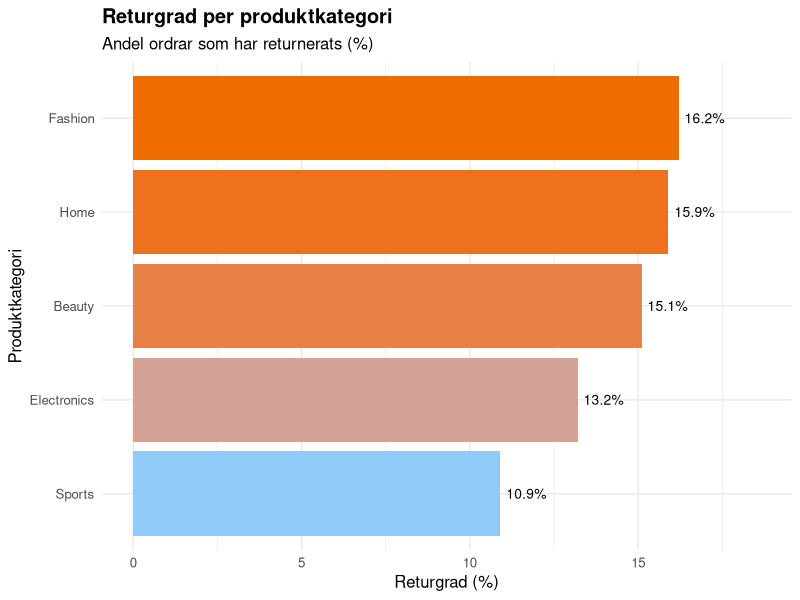
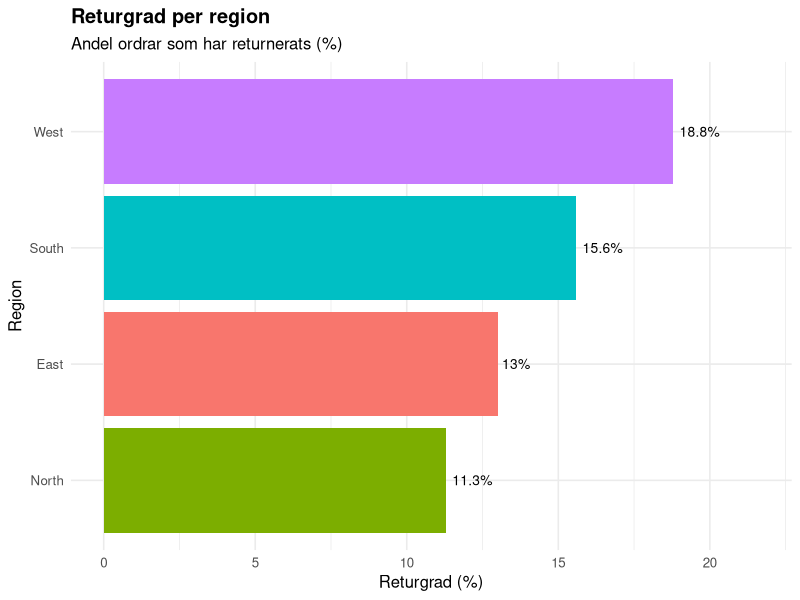
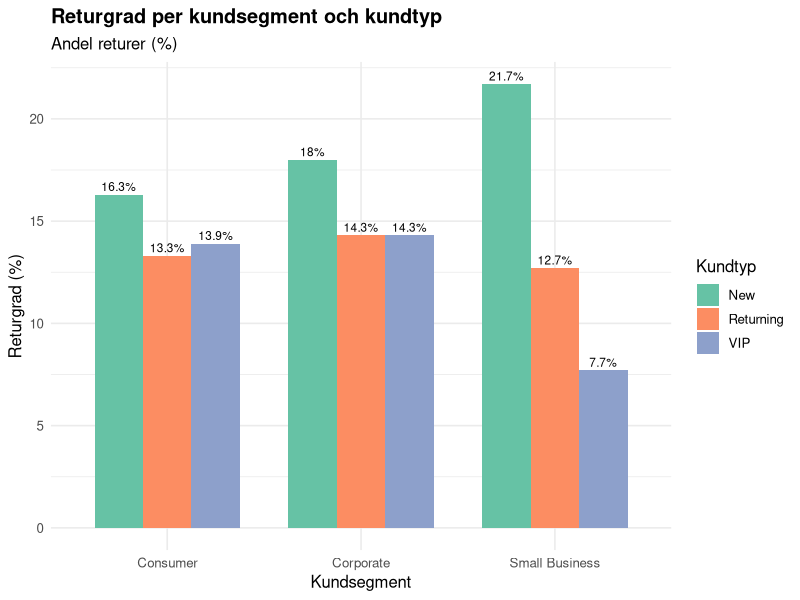
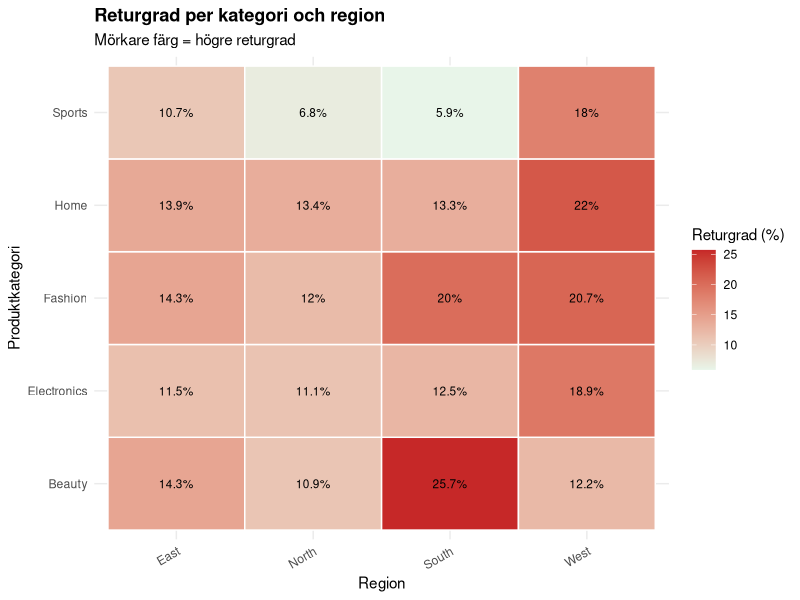
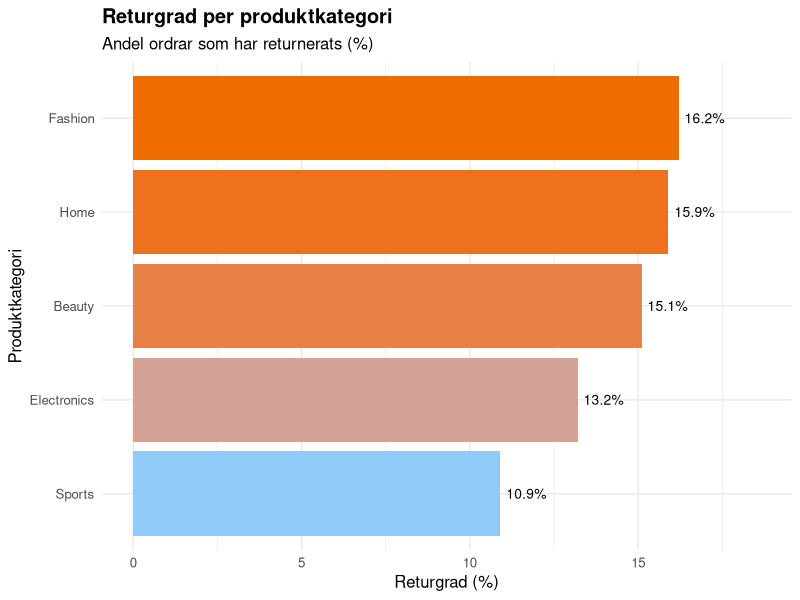
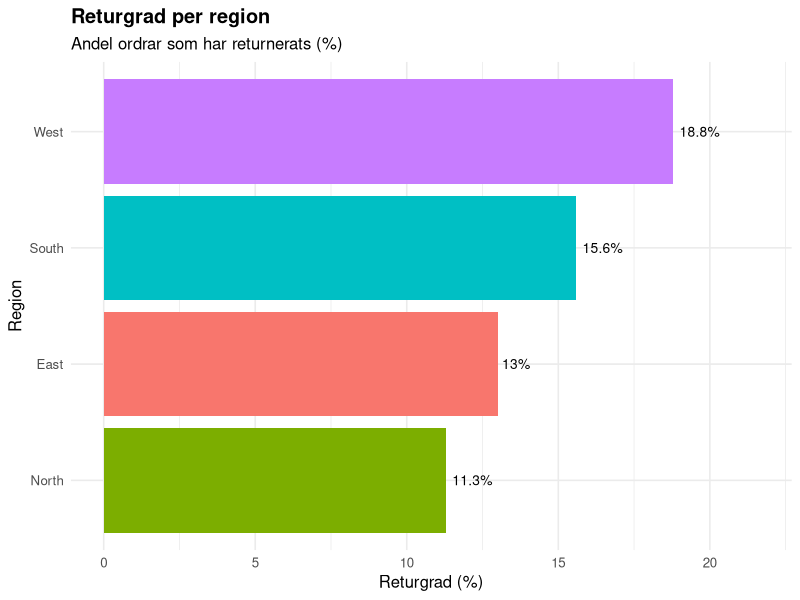
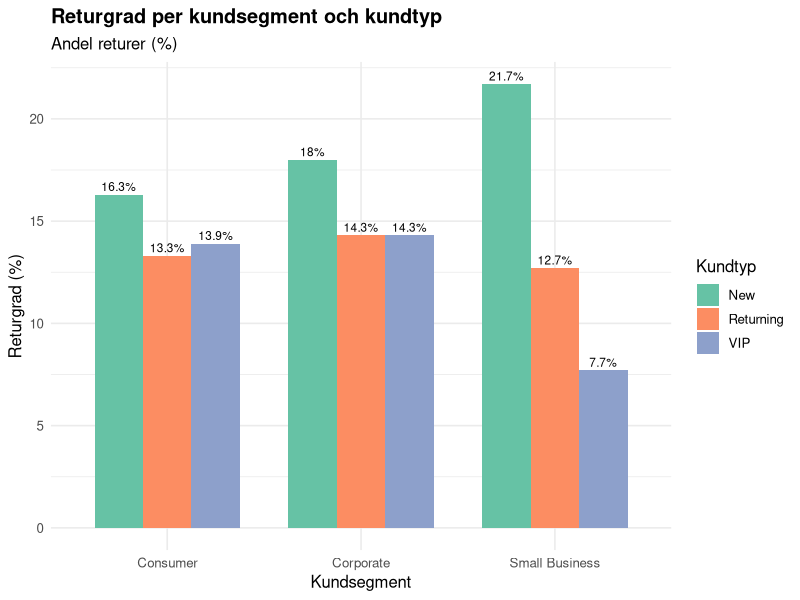
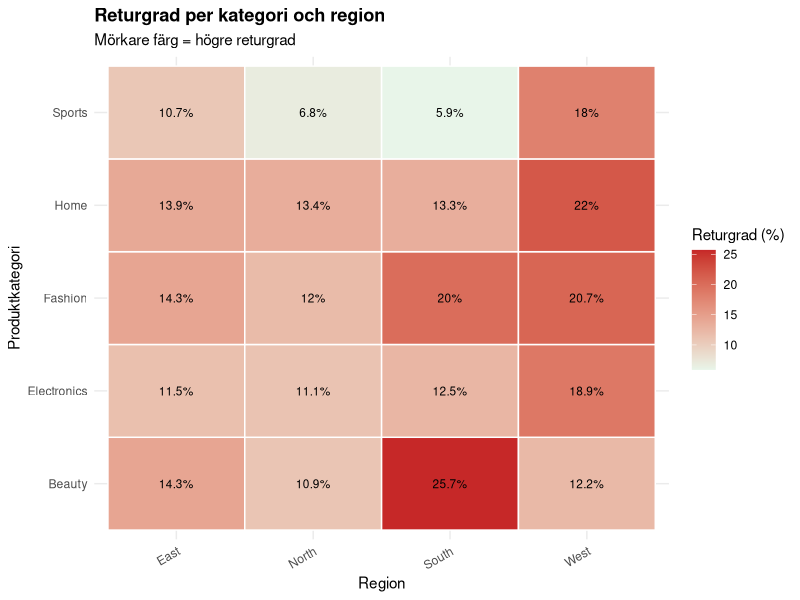

These figures' R source, in order:
# ==========================================
# 04_analys_returgrad_mellan_grupper.R
# Analys av returgrad mellan olika grupper
# Fråga: Hur skiljer sig returgrad mellan
# kategorier, regioner och kundgrupper?
# ==========================================

# Paket
library(readr)
library(dplyr)
library(ggplot2)
library(stringr)
#
# Läs in den städade datan
data_analys <- read_csv("data/bearbetad/ecommerce_orders_stadad.csv", show_col_types = FALSE)

# Skapa mapp för figurer om den inte finns
dir.create("resultat/figurer", recursive = TRUE, showWarnings = FALSE)

cat("----- Analys: returgrad mellan grupper -----\n")
cat("Antal rader i datat:", nrow(data_analys), "\n\n")

# ==================================================
# 1. Returgrad per produktkategori
# ==================================================
cat("--- 1. Returgrad per produktkategori ---\n")

returgrad_kategori <- data_analys %>%
  group_by(product_category) %>%
  summarise(
    antal_ordrar = n(),
    antal_returer = sum(retur_binart, na.rm = TRUE),
    returgrad_pct = round(mean(retur_binart, na.rm = TRUE) * 100, 1),
    .groups = "drop"
  ) %>%
  arrange(desc(returgrad_pct))

print(returgrad_kategori)

fig1 <- ggplot(returgrad_kategori,
               aes(x = reorder(product_category, returgrad_pct),
                   y = returgrad_pct,
                   fill = returgrad_pct)) +
  geom_col(show.legend = FALSE) +
  geom_text(aes(label = paste0(returgrad_pct, "%")),
            hjust = -0.15, size = 3.5) +
  coord_flip() +
  scale_fill_gradient(low = "#90caf9", high = "#ef6c00") +
  scale_y_continuous(limits = c(0, max(returgrad_kategori$returgrad_pct) * 1.15)) +
  labs(
    title = "Returgrad per produktkategori",
    subtitle = "Andel ordrar som har returnerats (%)",
    x = "Produktkategori",
    y = "Returgrad (%)"
  ) +
  theme_minimal(base_size = 12) +
  theme(
    plot.title = element_text(face = "bold")
  )

print(fig1)

ggsave("resultat/figurer/fig1_returgrad_kategori.png",
       plot = fig1, width = 8, height = 5, dpi = 150)

cat("Figur 1 sparad i resultat/figurer.\n\n")

cat("TOLKNING figur 1:\n")
cat("Kategorin med högst returgrad är:",
    returgrad_kategori$product_category[1],
    "(", returgrad_kategori$returgrad_pct[1], "%).\n")

cat("Kategorin med lägst returgrad är:",
    tail(returgrad_kategori$product_category, 1),
    "(", tail(returgrad_kategori$returgrad_pct, 1), "%).\n\n")


# ==================================================
# 2. Returgrad per region
# ==================================================
cat("--- 2. Returgrad per region ---\n")

returgrad_region <- data_analys %>%
  group_by(region) %>%
  summarise(
    antal_ordrar = n(),
    antal_returer = sum(retur_binart, na.rm = TRUE),
    returgrad_pct = round(mean(retur_binart, na.rm = TRUE) * 100, 1),
    .groups = "drop"
  ) %>%
  arrange(desc(returgrad_pct))

print(returgrad_region)

fig2 <- ggplot(returgrad_region,
               aes(x = reorder(region, returgrad_pct),
                   y = returgrad_pct,
                   fill = region)) +
  geom_col(show.legend = FALSE) +
  geom_text(aes(label = paste0(returgrad_pct, "%")),
            hjust = -0.15, size = 3.5) +
  coord_flip() +
  scale_y_continuous(limits = c(0, max(returgrad_region$returgrad_pct) * 1.15)) +
  labs(
    title = "Returgrad per region",
    subtitle = "Andel ordrar som har returnerats (%)",
    x = "Region",
    y = "Returgrad (%)"
  ) +
  theme_minimal(base_size = 12) +
  theme(
    plot.title = element_text(face = "bold")
  )

print(fig2)

ggsave("resultat/figurer/fig2_returgrad_region.png",
       plot = fig2, width = 7, height = 4, dpi = 150)

cat("Figur 2 sparad i resultat/figurer.\n\n")

cat("TOLKNING figur 2:\n")
cat("Regionen med högst returgrad är:",
    returgrad_region$region[1],
    "(", returgrad_region$returgrad_pct[1], "%).\n")

cat("Regionen med lägst returgrad är:",
    tail(returgrad_region$region, 1),
    "(", tail(returgrad_region$returgrad_pct, 1), "%).\n\n")


# ==================================================
# 3. Returgrad per kundsegment och kundtyp
# ==================================================
cat("--- 3. Returgrad per kundsegment ---\n")

returgrad_segment <- data_analys %>%
  group_by(customer_segment) %>%
  summarise(
    antal_ordrar = n(),
    antal_returer = sum(retur_binart, na.rm = TRUE),
    returgrad_pct = round(mean(retur_binart, na.rm = TRUE) * 100, 1),
    .groups = "drop"
  ) %>%
  arrange(desc(returgrad_pct))

print(returgrad_segment)

cat("\n--- Returgrad per kundtyp ---\n")

returgrad_kundtyp <- data_analys %>%
  group_by(customer_type) %>%
  summarise(
    antal_ordrar = n(),
    antal_returer = sum(retur_binart, na.rm = TRUE),
    returgrad_pct = round(mean(retur_binart, na.rm = TRUE) * 100, 1),
    .groups = "drop"
  ) %>%
  arrange(desc(returgrad_pct))

print(returgrad_kundtyp)

# Kombinerad figur: kundsegment x kundtyp
returgrad_komb <- data_analys %>%
  group_by(customer_segment, customer_type) %>%
  summarise(
    returgrad_pct = round(mean(retur_binart, na.rm = TRUE) * 100, 1),
    .groups = "drop"
  )

fig3 <- ggplot(returgrad_komb,
               aes(x = customer_segment,
                   y = returgrad_pct,
                   fill = customer_type)) +
  geom_col(position = position_dodge(width = 0.75), width = 0.75) +
  geom_text(aes(label = paste0(returgrad_pct, "%")),
            position = position_dodge(width = 0.75),
            vjust = -0.4, size = 3) +
  scale_fill_brewer(palette = "Set2") +
  labs(
    title = "Returgrad per kundsegment och kundtyp",
    subtitle = "Andel returer (%)",
    x = "Kundsegment",
    y = "Returgrad (%)",
    fill = "Kundtyp"
  ) +
  theme_minimal(base_size = 12) +
  theme(
    plot.title = element_text(face = "bold")
  )

print(fig3)

ggsave("resultat/figurer/fig3_returgrad_segment_kundtyp.png",
       plot = fig3, width = 9, height = 5, dpi = 150)

cat("Figur 3 sparad i resultat/figurer.\n\n")

cat("TOLKNING figur 3:\n")
cat("Figuren visar om vissa kundtyper, till exempel VIP eller nya kunder,\n")
cat("har högre returgrad inom olika kundsegment.\n\n")


# ==================================================
# 4. Heatmap: returgrad per kategori och region
# ==================================================
cat("--- 4. Returgrad per kategori och region ---\n")

returgrad_heat <- data_analys %>%
  group_by(product_category, region) %>%
  summarise(
    returgrad_pct = round(mean(retur_binart, na.rm = TRUE) * 100, 1),
    .groups = "drop"
  )

print(returgrad_heat)

fig4 <- ggplot(returgrad_heat,
               aes(x = region,
                   y = product_category,
                   fill = returgrad_pct)) +
  geom_tile(color = "white", linewidth = 0.5) +
  geom_text(aes(label = paste0(returgrad_pct, "%")), size = 3) +
  scale_fill_gradient(low = "#e8f5e9", high = "#c62828",
                      name = "Returgrad (%)") +
  labs(
    title = "Returgrad per kategori och region",
    subtitle = "Mörkare färg = högre returgrad",
    x = "Region",
    y = "Produktkategori"
  ) +
  theme_minimal(base_size = 11) +
  theme(
    plot.title = element_text(face = "bold"),
    axis.text.x = element_text(angle = 30, hjust = 1)
  )

print(fig4)

ggsave("resultat/figurer/fig4_heatmap_kategori_region.png",
       plot = fig4, width = 10, height = 6, dpi = 150)

cat("Figur 4 sparad i resultat/figurer.\n\n")

cat("TOLKNING figur 4:\n")
cat("Heatmapen visar vilka kombinationer av produktkategori och region\n")
cat("som har särskilt hög eller låg returgrad.\n\n")


# ==================================================
# 5. Sammanfattning
# ==================================================
cat("--- Sammanfattning ---\n")

overgripande_returgrad <- round(mean(data_analys$retur_binart, na.rm = TRUE) * 100, 1)
cat("Övergripande returgrad:", overgripande_returgrad, "%\n\n")

cat("Top 3 kategorier med högst returgrad:\n")
print(head(returgrad_kategori[, c("product_category", "returgrad_pct")], 3))

cat("\nTop 3 kategorier med lägst returgrad:\n")
print(tail(returgrad_kategori[, c("product_category", "returgrad_pct")], 3))

cat("\nRegion med högst returgrad:\n")
print(returgrad_region[1, c("region", "returgrad_pct")])

cat("\nKundsegment med högst returgrad:\n")
print(returgrad_segment[1, c("customer_segment", "returgrad_pct")])
